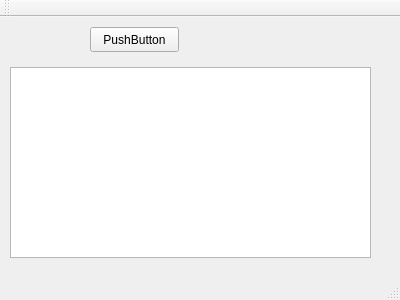
<?xml version="1.0" encoding="UTF-8"?>
<ui version="4.0">
 <class>MainWindow</class>
 <widget class="QMainWindow" name="MainWindow">
  <property name="geometry">
   <rect>
    <x>0</x>
    <y>0</y>
    <width>400</width>
    <height>300</height>
   </rect>
  </property>
  <property name="windowTitle">
   <string>MainWindow</string>
  </property>
  <widget class="QWidget" name="centralWidget">
   <widget class="QPushButton" name="pushButton">
    <property name="geometry">
     <rect>
      <x>90</x>
      <y>10</y>
      <width>89</width>
      <height>25</height>
     </rect>
    </property>
    <property name="text">
     <string>PushButton</string>
    </property>
   </widget>
   <widget class="QGraphicsView" name="graphicsView">
    <property name="geometry">
     <rect>
      <x>10</x>
      <y>50</y>
      <width>361</width>
      <height>191</height>
     </rect>
    </property>
   </widget>
  </widget>
  <widget class="QMenuBar" name="menuBar">
   <property name="geometry">
    <rect>
     <x>0</x>
     <y>0</y>
     <width>400</width>
     <height>22</height>
    </rect>
   </property>
  </widget>
  <widget class="QToolBar" name="mainToolBar">
   <attribute name="toolBarArea">
    <enum>TopToolBarArea</enum>
   </attribute>
   <attribute name="toolBarBreak">
    <bool>false</bool>
   </attribute>
  </widget>
  <widget class="QStatusBar" name="statusBar"/>
 </widget>
 <layoutdefault spacing="6" margin="11"/>
 <resources/>
 <connections/>
</ui>
